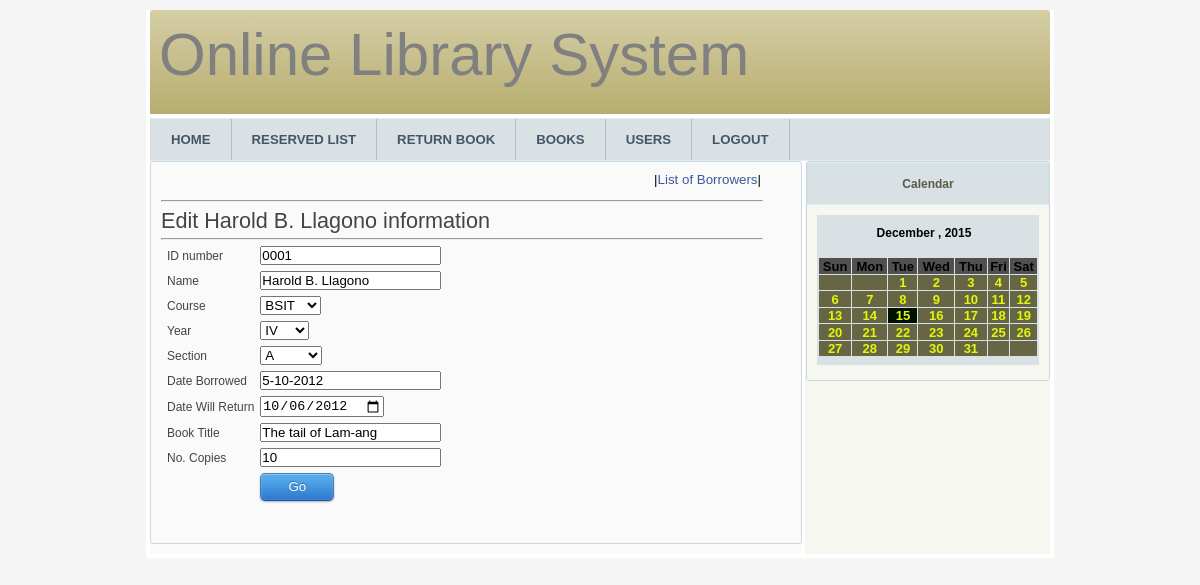
Page /editborrowers.php?id_number=0001 (signed in) on the committed database.
### tables this page shows
CREATE TABLE IF NOT EXISTS `borrowers` (
  `transaction_id` int(11) NOT NULL AUTO_INCREMENT,
  `id_number` varchar(50) NOT NULL,
  `name` varchar(50) NOT NULL,
  `course` varchar(50) NOT NULL,
  `year` varchar(50) NOT NULL,
  `section` varchar(50) NOT NULL,
  `date_borrow` varchar(100) NOT NULL,
  `date_will_return` varchar(100) NOT NULL,
  `book_title` varchar(50) NOT NULL,
  `no_copies` int(20) NOT NULL,
  PRIMARY KEY (`transaction_id`)
);

### editborrowers.php (the view, shortened to what this page needs)
<!DOCTYPE html PUBLIC "-//W3C//DTD XHTML 1.1//EN" "http://www.w3.org/TR/xhtml11/DTD/xhtml11.dtd">
<html xmlns="http://www.w3.org/1999/xhtml">
<head>
<link rel="stylesheet" type="text/css" href="css/style.css" media="screen"/>
<link rel="stylesheet" type="text/css" href="css/style.css" media="screen"/>
</head>
<body>
<div class="container">
<?php
	include("library/header.php");
?>
	<div class="main">
		<div class="navigation">
		<a href="index.php">HOME</a>
		<a href="reservedlist.php">RESERVED LIST</a>
		<a href="returnbook.php">RETURN BOOK</a>
		<a href="books.php">BOOKS</a>
		<a href="userslist.php">USERS</a>
		<a href="logout.php">LOGOUT</a>
	</div>
		<div class="content">
			<div class="node">
			<div class="menu">
	<button name="listofborrowers" class="but">|<a href="listofborrowers.php">List of Borrowers</a>|</button>
	<br>
	<br>
<?php
	$query = "SELECT * FROM borrowers where id_number='".$_GET['id_number']."'";
	$result = mysql_query($query);
	while($rows = mysql_fetch_array($result))
	{
		$transaction_id = $rows['transaction_id'];
		$id_number = $rows['id_number'];
		$name = $rows['name'];
		$course = $rows['course'];
		$year = $rows['year'];
		$section = $rows['section'];
		$date_borrow	= $rows['date_borrow'];
		$date_will_return= $rows['date_will_return'];
		$book_title	= $rows['book_title'];
		$no_copies = $rows['no_copies'];
	}
?>
<hr width="600">
<strong><h1>Edit <?php echo $name?> information</h1></strong>
<hr width="600">
<table cellspacing="6">
<form class="form" action="updateborrowers.php?transaction_id=<?php echo $transaction_id?>" method="POST">
	<td><label>ID number<label></td>
	<td><input type="text" name="id_number" value="<?php echo $id_number?>" required></td>
	<tr>
	<td>Name</td>
	<td><input type="text" name="name" value='<?php echo $name?>' required></td>
	<tr>
	<td>Course</td>
	<td><select name="course">
		<option value='<?php echo $course?>'><?php echo $course?></option>
	</select>
	</td>
	<tr>
	<td>Year</td>
	<td><select name="year">
		<option value='<?php echo $year?>'><?php echo $year?></option>
	</select></td>
	<tr>
	<td>Section</td>
	<td><select name="section">
		<option value='<?php echo $section?>'><?php echo $section?></option>
	</select></td>
	<tr>
	<td>Date Borrowed</td>
	<td><input type="text" name="date_borrow"  value='<?php echo $date_borrow?>' required></td>
	<tr>
	<td>Date Will Return</td>
	<td><input type="date" name="date_will_return"  value='<?php echo $date_will_return?>' required></td>
	<tr>
	<td>Book Title</td>
	<td><input type="text" name="book_title"  value='<?php echo $book_title?>' required></td>
	<tr>
	<td>No. Copies</td>
	<td><input type="text" name="no_copies"  value='<?php echo $no_copies?>' required></td>
	<tr>
		<td>
	<td><button name="update"><a class="-buttonform" ><span class="">Go</span></a></button></td>
	</form>
	</table>
<body onload="addDate();">
	</div>
	</div>
	  </div>
<div class="sidenav">
		<div class="right-menu">
		<h2>Calendar</h2>
		</div>
	<div class="right-content">
		<?php include("library/calendar.php");?>
</table>
</td>
</tr>
</table>
	</div>
</div>
	</div>
	</div>
</body>
</html>

### css/style.css (style rules this page uses)
html { min-height: 100%; }
* { margin: 0; padding: 0; }
a { color: #3b5998; text-decoration:none; }
body { background-color:whiteSmoke; color: #444; font: normal 62.5% Tahoma,sans-serif; }
h1 { font: normal 1.8em Tahoma,sans-serif; margin-bottom: 4px; }
h1,h2,h3 { padding-top: 6px; }
.container { background: #FFF; font-size: 1.2em; margin: 0 auto; padding: 0 4px 4px; width: 900px; }
.navigation { background: #D9E1E5 url(../img/nav.gif); border: 1px solid #DFEEF7; border-color: #DFEEF7 #CFDEE7; height: 41px; }
.navigation a { background: #D9E1E5 url(../img/nav.gif); border-right: 1px solid #AFBEC7; color: #456; display: block; float: left; font: bold 1.1em sans-serif; line-height: 41px; padding: 0 20px; text-decoration: none; }
.main { border-top: 4px solid #FFF; background: url(../img/bgmain.gif) repeat-y; }
.sidenav { float: right; width: 210px; padding-right:32px; border:1px solid #CCD8E0; border-radius:3px 3px 3px 3px; }
.sidenav .right-menu { width:240px; text-align:center; background: #D9E1E5 url(img/nav.gif); border: 1px solid #DFEEF7; border-color: #DFEEF7 #CFDEE7; height: 41px; }
.sidenav h2 { color: #5A5A43; font-size: 1em; line-height: 30px; margin: 0; }
.sidenav .right-content { margin:10px; padding-bottom:5px; }
.content { float: left; margin: 0px 0 5px 0; width: 650px; height:auto; }
.node { border:1px solid #CCD8E0; padding:10px; border-radius:3px 3px 3px 3px; margin-bottom:5px; width:630px; }
.menu { width:620px; }
a.-buttonform { cursor:hand; float:center; width:70px; font-family: sans-serif; display: inline-block; line-height: 1em; padding: 6px 1px; margin: 0 .6em 1.5em 0; border: 1px solid #4081af; border-bottom-color: #20559a; color: white !important; text-align: center; text-shadow: 0 -1px 0 hsla(0,0%,0%,.3); text-decoration: none !important; -webkit-border-radius: 5px; -moz-border-radius: 5px; border-radius: 5px; background-color: #237fd7; background: -webkit-gradient(linear, left top, left bottom, color-stop(.2, #52a8e8), color-stop(1, #2e76cf)); background: -webkit-linear-gradient(center top, #52a8e8 20%, #2e76cf 100%); background: -moz-linear-gradient(center top, #52a8e8 20%, #2e76cf 100%); background: -o-linear-gradient(center top, #52a8e8 20%, #2e76cf 100%); background: -ms-linear-gradient(center top, #52a8e8 20%, #2e76cf 100%); background: linear-gradient(center top, #52a8e8 20%, #2e76cf 100%); -webkit-box-shadow: inset 0 1px 0 hsla(0,100%,100%,.3), inset 0 0 2px hsla(0,100%,100%,.3), 0 1px 2px hsla(0, 0%, 0%, .29); -moz-box-shadow: inset 0 1px 0 hsla(0,100%,100%,.3), inset 0 0 2px hsla(0,100%,100%,.3), 0 1px 2px hsla(0, 0%, 0%, .29); box-shadow: inset 0 1px 0 hsla(0,100%,100%,.3), inset 0 0 2px hsla(0,100%,100%,.3), 0 1px 2px hsla(0, 0%, 0%, .29); -webkit-cursor:hand; -moz-cursor:hand; }
button { background:none; border:0px; }
.but { float:right; margin-right:20px; }

### rows in the picture
borrowers: name "Harold B. Llagono", id_number "0001", course "BSIT", year "IV", section "A", date_borrow "5-10-2012", date_will_return "10/06/2012", book_title "The tail of Lam-ang", no_copies "10"

### other values in the picture
$monnn "December"
$year "2015"
